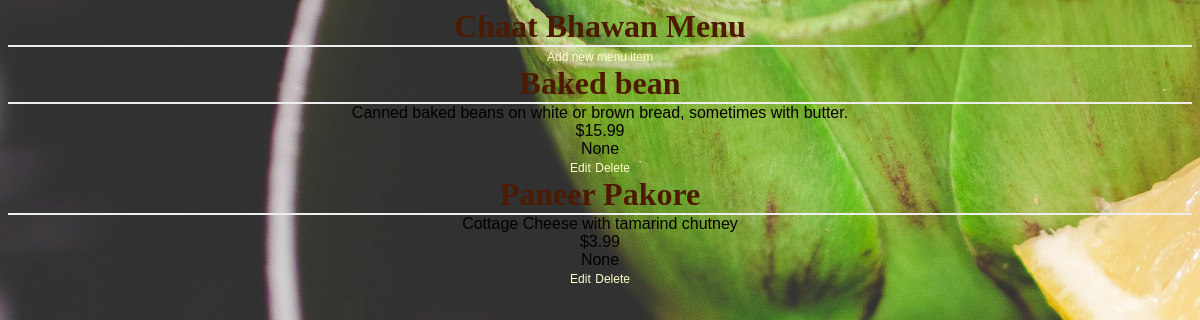
Page /restaurant/3/menu on the committed database.
### database_setup.py (models this page shows, shortened)
class Restaurant(Base):
    __tablename__ = 'restaurant'
    name = Column(String(80),nullable =False)
    id = Column(Integer, primary_key = True)

class MenuItem(Base):
    __tablename__ = 'menu_item'
    name = Column(String(80),nullable =False)
    id = Column(Integer, primary_key = True)
    course = Column(String(80))
    description = Column(String(250))
    price = Column(String(8))
    restaurant_id = Column(Integer, ForeignKey('restaurant.id'))
    restaurant = relationship(Restaurant)

### finalproject.py (the view)
@app.route('/restaurant/<int:restaurant_id>')
@app.route('/restaurant/<int:restaurant_id>/menu')
def showMenu(restaurant_id):
    restaurant = session.query(Restaurant).filter_by(id = restaurant_id).first()
    items = session.query(MenuItem).filter_by(restaurant_id=restaurant_id)
    return render_template('menu.html', restaurant = restaurant, items = items)

### templates/menu.html (shortened to what this page needs)
<!DOCTYPE html>
<html lang="en" dir="ltr">
  <head>
    <link rel=stylesheet type=text/css href="{{ url_for('static', filename='styles.css') }}">
  </head>
  <body>
    <h1>{{restaurant.name}} Menu</h1>
    <a href="{{url_for('newMenuItem',restaurant_id=restaurant.id)}}">Add new menu item</a>
    {%if items%}
      {%for item in items%}
        <h1>{{item.name}}</h1>
        {{item.description}}<br>
        {{item.price}}<br>
        {{item.course}}<br>
        <a href="{{url_for('editMenuItem',restaurant_id = restaurant.id, menu_id = item.id)}}">Edit</a>
        <a href="{{url_for('deleteMenuItem',restaurant_id = restaurant.id, menu_id = item.id)}}">Delete</a>
      {%endfor%}
    {%elif not items%}
      <h2>No menu items found</h2>
    {%endif%}
  </body>
</html>

### static/styles.css (style rules this page uses)
body { font-family: sans-serif; background-color: #333333; background-image: url('images/artichokes-1246858_1920.jpg'); text-align: center; }
h1 { color:#4d1a00; }
h1, h2 { font-family: 'Georgia', serif; margin: 0; }
h1 { border-bottom: 2px solid #eee; }
a { text-decoration: none; color:#FFFFCC; font-size: .75em; }

### rows in the picture
Restaurant: name "Chaat Bhawan"
MenuItem: name "Baked bean", description "Canned baked beans on white or brown bread, sometimes with butter.", price "$15.99", course "None"
MenuItem: name "Paneer Pakore", description "Cottage Cheese with tamarind chutney", price "$3.99", course "None"
